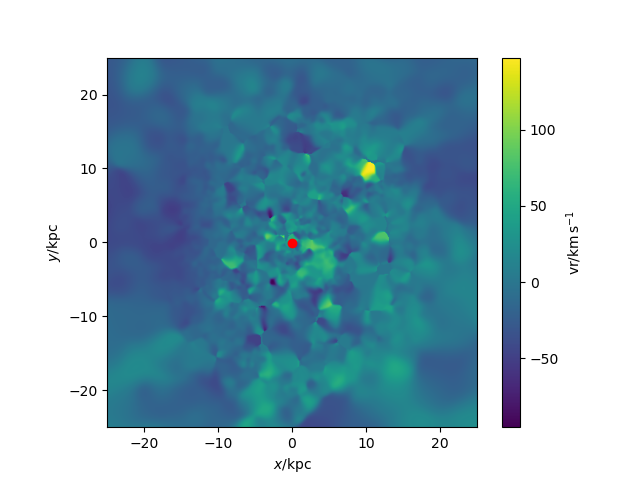

Python code for this plot:
#galaxy 316 gas velocity code with BH pos
import pynbody
import numpy as np
import pandas as pd
import pynbody.plot.sph as sph
import matplotlib.pyplot as plt

#loading snapshot
s=pynbody.load('/mnt/data0/jillian/gguaman/r316/cosmo25p.768sg1bwK1BHe75.007779')

#setting to physical units
s.physical_units()

#centering halo
pynbody.analysis.angmom.faceon(s)

#creating gas velocity plot
sph.image(s.g,qty="vr",width=40,denoise=True,approximate_fast=False,log=False)

#function to find BH
def findBH(s):
    BHfilter=pynbody.filt.LowPass('tform',0.0)
    BH=s.stars[BHfilter]
    return BH
BH=findBH(s)
print("The number of black holes is",len(BH))

#distance BH is from galaxy
#with pynbody.analysis.halo.center(s, mode='hyb'):
print([s],['pos'])

BHposition = BH['pos']
print("The black hole's position is", BH['pos'].in_units('kpc'))

#putting BH x in column
BHx=BHposition[[0],0]
#print(BHx)

#putting BH y in column
BHy=BHposition[[0],1]
#print(BHy)

#putting BH z in column
BHz=BHposition[[0],2]
#print(BHz)

#plotting BH position
plt.plot(BHx,BHy, 'ro')

#plt.show()
plt.savefig("galaxy316_velocity.png")
